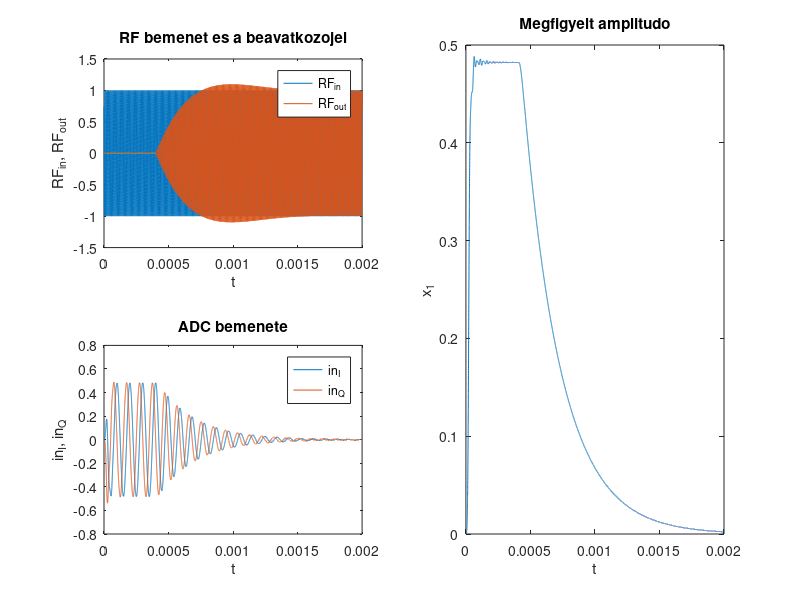

MATLAB code to generate this figure:
clear all;
clc;

%% PARAMETEREK
fs=10e6;                  %mintaveteli frekvencia a szimulaciohoz
f_rf=110e3;               %bemeno RF jel frekvenciaja
p_rf=rand*2*pi;           %bemeno RF jel kezdofazisa
f_lo=100e3;               %lokaljelek frekvenciaja
T=2e-3;                   %szimulacios ido
alpha=1e-2;               %megfigyelo batorsagi tenyezoje
beta=1e-3;                %szabalyzo batorsagi tenyezoje (a valosagban kompenzalando az identifikalt atvitellel)
[B,A]=ellip(6,1,60,0.01); %ADC alulatereszto szuroje
%[H,W]=freqz(B,A,10000); plot(W/2/pi*fs,20*log10(abs(H)));

%% JELEK GENERALASA
t=0:1/fs:T;
rf_in=sin(2*pi*f_rf*t+p_rf); %RF bemenet
lo_i=cos(2*pi*f_lo*t);       %I lokaljel
lo_q=sin(2*pi*f_lo*t);       %Q lokaljel
in_i=zeros(1,length(t));     %DSP egyik bemeno jele (rekurzivan all elo)
in_q=zeros(1,length(t));     %DSP masik bemeno jele (rekurzivan all elo)

%% A KOMPLEX JEL NULLARA SZABALYZASA (a valosagban ez persze nem 10 MHz mintaveteli frekvenciaval tortenik)
rf_out=size(t);
buf1=zeros(2,length(B));
buf2=zeros(2,length(A)-1);
r=0;
x=0;
p=0;
e=0;
xSave=zeros(size(t));
eSave=zeros(size(t));
for ii=1:length(t)
    rf_out(ii)=real(r)*lo_i(ii)+imag(r)*lo_q(ii);
    %DSP bemeno jeleinek eloallitasa (a valosagban ez "megtortenik", nem kell szamitani)
    buf1=[(rf_in(ii)-rf_out(ii)).*lo_i(ii) buf1(1,1:end-1) ; (rf_in(ii)-rf_out(ii)).*lo_q(ii) buf1(2,1:end-1)];
    in_i(ii)=1/A(1)*(B*buf1(1,:)'-A(2:end)*buf2(1,:)');
    in_q(ii)=1/A(1)*(B*buf1(2,:)'-A(2:end)*buf2(2,:)');
    buf2=[in_i(ii) buf2(1,1:end-1) ; in_q(ii) buf2(2,1:end-1)];
    %megfigyelo es szabalyzo
    in_cpx=in_i(ii)+1j*in_q(ii);
    c=exp(1j*2*pi*(f_lo-f_rf)/fs*(ii-1));
    y=c*x;
    r=c*p;
    xSave(ii)=x;
    eSave(ii)=e;
    e=in_cpx-y;
    x=x+alpha*e*c';
    if(t(ii)>4e-4); p=p+beta.*x; end; %400 us utan kapcsoljuk be a szabalyzot
end

%% ABRAZOLAS
figure(1);
subplot(221);
plot(t,rf_in,t,rf_out);
title('RF bemenet es a beavatkozojel');
legend('RF_{in}','RF_{out}');
xlabel('t');
ylabel('RF_{in}, RF_{out}');
subplot(223);
plot(t,in_i,t,in_q);
title('ADC bemenete');
legend('in_I','in_Q');
xlabel('t');
ylabel('in_I, in_Q');
subplot(122);
plot(t,abs(xSave));
title('Megfigyelt amplitudo');
xlabel('t');
ylabel('x_1');
